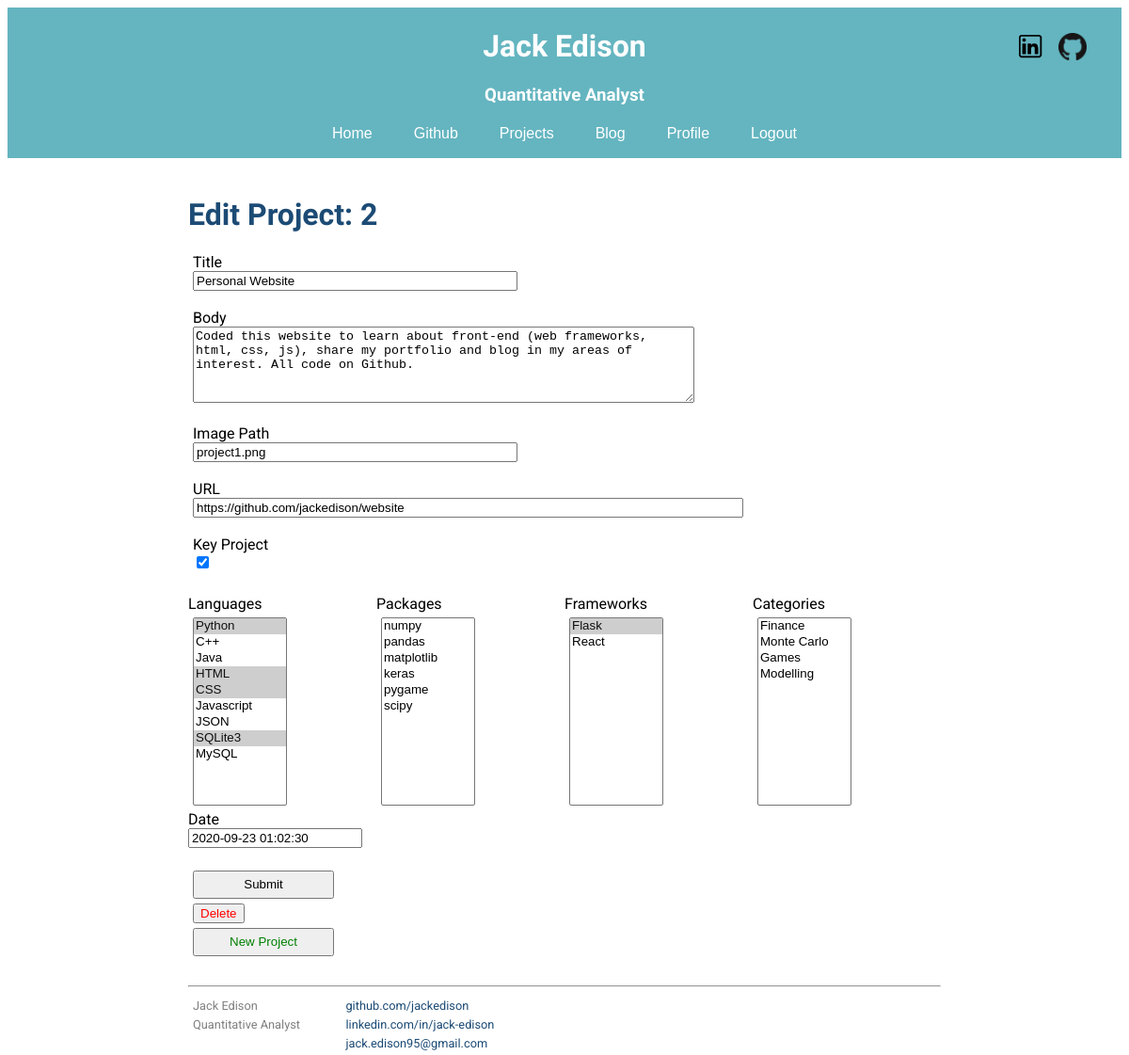
The app's page /edit_project/2 (signed in) with its own data.
### my_package/models.py (models this page shows, shortened)
class Projects(db.Model):
    id = db.Column(db.Integer, primary_key=True)
    title = db.Column(db.String(40))
    body = db.Column(db.String(190))
    date = db.Column(db.DateTime, index=True, default=datetime.utcnow)
    img_path = db.Column(db.String(60))  # Path to img
    url_to_link = db.Column(db.String(60))
    key_project = db.Column(db.Boolean)
    languages = db.relationship('Language', backref='author', lazy='dynamic')
    packages = db.relationship('Package', backref='author', lazy='dynamic')
    frameworks = db.relationship('Framework', backref='author', lazy='dynamic')
    categories = db.relationship('Category', backref='author', lazy='dynamic')
    def img(self):
        return '/images/'+self.img_path

### my_package/routes.py (the view)
@app.route('/edit_project/<id>', methods=['GET', 'POST'])
@login_required
def edit_project(id):
    if current_user.username != "Jack":
        return render_template('403.html')
    project = Projects.query.filter_by(id=id).first_or_404()
    form = ProjectForm()
    if form.validate_on_submit():  # If form is valid and submit
        if form.submit.data:
            project.title = form.title.data
            project.body = form.body.data
            project.img_path = form.img_path.data
            project.url_to_link = form.url_to_link.data
            project.key_project = form.key_project.data
            project.date = form.date.data
            languages = project.languages
            for language in languages:
                db.session.delete(language)
            for language in form.languages.data:
                lang = Language(project_id=project.id, language=language)
                project.languages.append(lang)
            packages = project.packages
            for package in packages:
                db.session.delete(package)
            for package in form.packages.data:
                pack = Package(project_id=project.id, package=package)
                project.packages.append(pack)
            frameworks = project.frameworks
            for framework in frameworks:
                db.session.delete(framework)
            for framework in form.frameworks.data:
                frame = Framework(project_id=project.id, framework=framework)
                project.frameworks.append(frame)
            categories = project.categories
            for category in categories:
                db.session.delete(category)
            for category in form.categories.data:
                cat = Category(project_id=project.id, category=category)
                project.categories.append(cat)
            db.session.commit()
            flash('Your changes have been saved.')
        elif form.new_project.data:
            project = Projects()
            db.session.add(project)
            db.session.commit()
            return redirect(url_for('edit_project', id=project.id))
        elif form.delete.data:
            db.session.delete(project)
            db.session.commit()
            return redirect(url_for('index'))
    elif request.method == 'GET':  # If GET request for form then fill about_me
        form.title.data = project.title
        form.body.data = project.body
        form.img_path.data = project.img_path
        form.url_to_link.data = project.url_to_link
        form.key_project.data = project.key_project
        form.date.data = project.date
        form.languages.data = [lang.language for lang in project.languages]
        form.packages.data = [pack.package for pack in project.packages]
        form.frameworks.data = [frame.framework for frame in project.frameworks]
        form.categories.data = [cat.category for cat in project.categories]
    return render_template('edit_project.html', project=project, form=form)

### my_package/models.py (called while the page is built)
@login.user_loader
def load_user(id):
    return User.query.get(int(id))

### my_package/routes.py (called while the page is built)
@app.before_request
def before_request():
    if current_user.is_authenticated:  # if user is logged in
        current_user.last_seen = datetime.utcnow()
        db.session.commit()

### my_package/templates/edit_project.html (shortened to what this page needs)
{% extends "base.html" %}
{% block content %}
<div class="container">
<h1>Edit Project: {{ project.id }}</h1>
<form action="" method="post">
    <p>
        {{ form.title.label }}<br>
        {{ form.title(size=40, maxlength=40)}}<br><br>
        {{ form.body.label }}<br>
        {{ form.body(rows=5, cols=64, maxlength=190)}}<br><br>
        {{ form.img_path.label }}<br>
        {{ form.img_path(size=40)}}<br><br>
        {{ form.url_to_link.label }}<br>
        {{ form.url_to_link(size=70)}}<br><br>
        {{ form.key_project.label }}<br>
        {{ form.key_project()}}<br><br>
        <div class="row_ep">
            <div class="column_ep">
                {{ form.languages.label }}<br>
                <p>{{ form.languages(class='multipleselect') }}</p>
            </div>
            <div class="column_ep">
                {{ form.packages.label }}<br>
                <p>{{ form.packages(class='multipleselect') }}</p>
            </div>
            <div class="column_ep">
                {{ form.frameworks.label }}<br>
                <p>{{ form.frameworks(class='multipleselect') }}</p>
            </div>
            <div class="column_ep">
                {{ form.categories.label }}<br>
                <p>{{ form.categories(class='multipleselect') }}</p>
            </div>
        </div>
        {{ form.date.label }}<br>
        {{ form.date()  }}<br><br>
    </p>
    <p>{{ form.submit(class='submit') }}</p>
    <p>{{ form.delete(class='delete') }}</p>
    <p>{{ form.new_project(class='new_project') }}</p>
</form>
</div>
{% endblock %}

### my_package/static/css/main.css (style rules this page uses)
.container { padding-top: 10px; margin-left: auto; margin-right: auto; max-width: 800px; font-family: 'Roboto', sans-serif; color: black; }
h1 { font-family: 'Open Sans', sans-serif; color: rgb(28, 75, 117); }
p, div { font-family: 'Roboto', sans-serif; }
body { background-color: rgb(255, 255, 255); }
#projects-grid .text h2, h3, h4, h5, h6, p { margin: 5px; padding: 0px; vertical-align: top; }
.submit { width: 150px; height: 30px; }
.delete { color: red; }
.multipleselect { width: 100px; height: 200px; }
.new_project { width: 150px; height: 30px; color: green; }
.column_ep { float: left; width: 25%; padding: 0px; }
.row_ep::after { content: ""; clear: both; display: table; }

### records on screen
Projects: id "2", title "Personal Website", body "Coded this website to learn about front-end (web frameworks, html, css, js), share my portfolio and blog in my areas of interest. All code on Github.", img_path "project1.png", url_to_link "https://github.com/jackedison/website", key_project "☑", date "2020-09-23 01:02:30"
